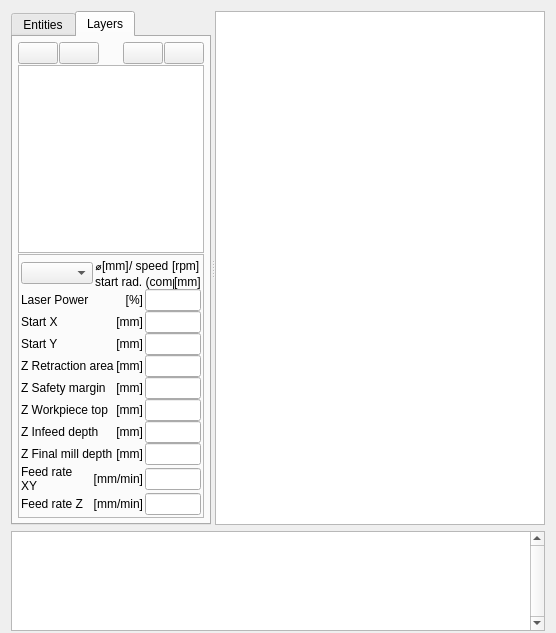
  <widget class="QWidget" name="centralwidget">
   <layout class="QVBoxLayout" name="verticalLayout">
    <property name="spacing">
     <number>6</number>
    </property>
    <property name="bottomMargin">
     <number>2</number>
    </property>
    <item>
     <widget class="QSplitter" name="splitter">
      <property name="orientation">
       <enum>Qt::Horizontal</enum>
      </property>
      <property name="childrenCollapsible">
       <bool>false</bool>
      </property>
      <widget class="QTabWidget" name="mytabWidget">
       <property name="sizePolicy">
        <sizepolicy hsizetype="Preferred" vsizetype="Expanding">
         <horstretch>2</horstretch>
         <verstretch>0</verstretch>
        </sizepolicy>
       </property>
       <property name="minimumSize">
        <size>
         <width>200</width>
         <height>0</height>
        </size>
       </property>
       <property name="autoFillBackground">
        <bool>false</bool>
       </property>
       <property name="currentIndex">
        <number>1</number>
       </property>
       <widget class="QWidget" name="tab">
        <attribute name="title">
         <string>Entities</string>
        </attribute>
        <layout class="QVBoxLayout" name="verticalLayout_3">
         <item>
          <layout class="QHBoxLayout" name="horizontalLayout_5">
           <property name="spacing">
            <number>1</number>
           </property>
           <item>
            <widget class="QPushButton" name="blocksCollapsePushButton">
             <property name="sizePolicy">
              <sizepolicy hsizetype="Fixed" vsizetype="Fixed">
               <horstretch>0</horstretch>
               <verstretch>0</verstretch>
              </sizepolicy>
             </property>
             <property name="toolTip">
              <string>Collapse all items</string>
             </property>
             <property name="icon">
              <iconset resource="dxf2gcode_images.qrc">
               <normaloff>:/images/collapse-all.png</normaloff>:/images/collapse-all.png</iconset>
             </property>
             <property name="iconSize">
              <size>
               <width>24</width>
               <height>24</height>
              </size>
             </property>
            </widget>
           </item>
           <item>
            <widget class="QPushButton" name="blocksExpandPushButton">
             <property name="sizePolicy">
              <sizepolicy hsizetype="Fixed" vsizetype="Fixed">
               <horstretch>0</horstretch>
               <verstretch>0</verstretch>
              </sizepolicy>
             </property>
             <property name="toolTip">
              <string>Expand all items</string>
             </property>
             <property name="icon">
              <iconset resource="dxf2gcode_images.qrc">
               <normaloff>:/images/expand-all.png</normaloff>:/images/expand-all.png</iconset>
             </property>
             <property name="iconSize">
              <size>
               <width>24</width>
               <height>24</height>
              </size>
             </property>
            </widget>
           </item>
           <item>
            <spacer name="horizontalSpacer_2">
             <property name="orientation">
              <enum>Qt::Horizontal</enum>
             </property>
             <property name="sizeHint" stdset="0">
              <size>
               <width>13</width>
               <height>20</height>
              </size>
             </property>
            </spacer>
           </item>
          </layout>
         </item>
         <item>
          <widget class="TreeView" name="entitiesTreeView">
           <property name="sizePolicy">
            <sizepolicy hsizetype="Preferred" vsizetype="Expanding">
             <horstretch>0</horstretch>
             <verstretch>0</verstretch>
            </sizepolicy>
           </property>
          </widget>
         </item>
        </layout>
       </widget>
       <widget class="QWidget" name="tab_2">
        <attribute name="title">
         <string>Layers</string>
        </attribute>
        <layout class="QVBoxLayout" name="verticalLayout_5">
         <property name="spacing">
          <number>1</number>
         </property>
         <property name="margin">
          <number>5</number>
         </property>
         <item>
          <layout class="QHBoxLayout" name="horizontalLayout_4">
           <property name="spacing">
            <number>1</number>
           </property>
           <item>
            <widget class="QPushButton" name="layersCollapsePushButton">
             <property name="sizePolicy">
              <sizepolicy hsizetype="Fixed" vsizetype="Fixed">
               <horstretch>0</horstretch>
               <verstretch>0</verstretch>
              </sizepolicy>
             </property>
             <property name="toolTip">
              <string>Collapse all items</string>
             </property>
             <property name="icon">
              <iconset resource="dxf2gcode_images.qrc">
               <normaloff>:/images/collapse-all.png</normaloff>:/images/collapse-all.png</iconset>
             </property>
             <property name="iconSize">
              <size>
               <width>24</width>
               <height>24</height>
              </size>
             </property>
            </widget>
           </item>
           <item>
            <widget class="QPushButton" name="layersExpandPushButton">
             <property name="sizePolicy">
              <sizepolicy hsizetype="Fixed" vsizetype="Fixed">
               <horstretch>0</horstretch>
               <verstretch>0</verstretch>
              </sizepolicy>
             </property>
             <property name="toolTip">
              <string>Expand all items</string>
             </property>
             <property name="icon">
              <iconset resource="dxf2gcode_images.qrc">
               <normaloff>:/images/expand-all.png</normaloff>:/images/expand-all.png</iconset>
             </property>
             <property name="iconSize">
              <size>
               <width>24</width>
               <height>24</height>
              </size>
             </property>
            </widget>
           </item>
           <item>
            <spacer name="horizontalSpacer">
             <property name="orientation">
              <enum>Qt::Horizontal</enum>
             </property>
             <property name="sizeHint" stdset="0">
              <size>
               <width>13</width>
               <height>20</height>
              </size>
             </property>
            </spacer>
           </item>
           <item>
            <widget class="QPushButton" name="layersGoUpPushButton">
             <property name="sizePolicy">
              <sizepolicy hsizetype="Fixed" vsizetype="Fixed">
               <horstretch>0</horstretch>
               <verstretch>0</verstretch>
              </sizepolicy>
             </property>
             <property name="toolTip">
              <string>Move-up the selected shape/layer</string>
             </property>
             <property name="icon">
              <iconset resource="dxf2gcode_images.qrc">
               <normaloff>:/images/go-up.png</normaloff>:/images/go-up.png</iconset>
             </property>
             <property name="iconSize">
              <size>
               <width>24</width>
               <height>24</height>
              </size>
             </property>
            </widget>
           </item>
           <item>
            <widget class="QPushButton" name="layersGoDownPushButton">
             <property name="sizePolicy">
              <sizepolicy hsizetype="Fixed" vsizetype="Fixed">
               <horstretch>0</horstretch>
               <verstretch>0</verstretch>
              </sizepolicy>
             </property>
             <property name="toolTip">
              <string>Move-down the selected shape/layer</string>
             </property>
             <property name="icon">
              <iconset resource="dxf2gcode_images.qrc">
               <normaloff>:/images/go-down.png</normaloff>:/images/go-down.png</iconset>
             </property>
             <property name="iconSize">
              <size>
               <width>24</width>
               <height>24</height>
              </size>
             </property>
            </widget>
           </item>
          </layout>
         </item>
         <item>
          <widget class="TreeView" name="layersShapesTreeView">
           <property name="sizePolicy">
            <sizepolicy hsizetype="Preferred" vsizetype="Expanding">
             <horstretch>0</horstretch>
             <verstretch>0</verstretch>
            </sizepolicy>
           </property>
          </widget>
         </item>
         <item>
          <widget class="QFrame" name="millSettingsFrame">
           <property name="frameShape">
            <enum>QFrame::StyledPanel</enum>
           </property>
           <property name="frameShadow">
            <enum>QFrame::Raised</enum>
           </property>
           <property name="lineWidth">
            <number>0</number>
           </property>
           <layout class="QVBoxLayout" name="verticalLayout_4">
            <property name="spacing">
             <number>0</number>
            </property>
            <property name="margin">
             <number>2</number>
            </property>
            <item>
             <layout class="QHBoxLayout" name="horizontalLayout_3">
              <property name="spacing">
               <number>2</number>
              </property>
              <item>
               <widget class="QComboBox" name="toolDiameterComboBox">
                <property name="sizePolicy">
                 <sizepolicy hsizetype="Preferred" vsizetype="Fixed">
                  <horstretch>0</horstretch>
                  <verstretch>0</verstretch>
                 </sizepolicy>
                </property>
                <property name="maxVisibleItems">
                 <number>20</number>
                </property>
               </widget>
              </item>
              <item>
               <layout class="QVBoxLayout" name="verticalLayout_2">
                <property name="spacing">
                 <number>0</number>
                </property>
                <item>
                 <layout class="QHBoxLayout" name="horizontalLayout">
                  <item>
                   <widget class="QLabel" name="label_11">
                    <property name="sizePolicy">
                     <sizepolicy hsizetype="Maximum" vsizetype="Preferred">
                      <horstretch>0</horstretch>
                      <verstretch>0</verstretch>
                     </sizepolicy>
                    </property>
                    <property name="text">
                     <string>⌀</string>
                    </property>
                   </widget>
                  </item>
                  <item>
                   <widget class="QLabel" name="toolDiameterLabel">
                    <property name="sizePolicy">
                     <sizepolicy hsizetype="Maximum" vsizetype="Preferred">
                      <horstretch>0</horstretch>
                      <verstretch>0</verstretch>
                     </sizepolicy>
                    </property>
                    <property name="text">
                     <string notr="true">[mm]</string>
                    </property>
                   </widget>
                  </item>
                  <item>
                   <widget class="QLabel" name="label_12">
                    <property name="sizePolicy">
                     <sizepolicy hsizetype="Maximum" vsizetype="Preferred">
                      <horstretch>0</horstretch>
                      <verstretch>0</verstretch>
                     </sizepolicy>
                    </property>
                    <property name="text">
                     <string>/ speed </string>
                    </property>
                   </widget>
                  </item>
                  <item>
                   <widget class="QLabel" name="toolSpeedLabel">
                    <property name="sizePolicy">
                     <sizepolicy hsizetype="Maximum" vsizetype="Preferred">
                      <horstretch>0</horstretch>
                      <verstretch>0</verstretch>
                     </sizepolicy>
                    </property>
                    <property name="text">
                     <string notr="true">[rpm]</string>
                    </property>
                   </widget>
                  </item>
                 </layout>
                </item>
                <item>
                 <layout class="QHBoxLayout" name="horizontalLayout_2">
                  <item>
                   <widget class="QLabel" name="label_13">
                    <property name="sizePolicy">
                     <sizepolicy hsizetype="Maximum" vsizetype="Preferred">
                      <horstretch>0</horstretch>
                      <verstretch>0</verstretch>
                     </sizepolicy>
                    </property>
                    <property name="text">
                     <string>start rad. (comp) </string>
                    </property>
                   </widget>
                  </item>
                  <item>
                   <widget class="QLabel" name="startRadiusLabel">
                    <property name="sizePolicy">
                     <sizepolicy hsizetype="Maximum" vsizetype="Preferred">
                      <horstretch>0</horstretch>
                      <verstretch>0</verstretch>
                     </sizepolicy>
                    </property>
                    <property name="text">
                     <string notr="true">[mm]</string>
                    </property>
                   </widget>
                  </item>
                 </layout>
                </item>
               </layout>
              </item>
             </layout>
            </item>
            <item>
             <layout class="QGridLayout" name="gridLayout" columnstretch="0,0">
              <property name="horizontalSpacing">
               <number>2</number>
              </property>
              <property name="verticalSpacing">
               <number>0</number>
              </property>
              <item row="3" column="1">
               <widget class="QLineEdit" name="startAtYLineEdit">
                <property name="sizePolicy">
                 <sizepolicy hsizetype="Preferred" vsizetype="Fixed">
                  <horstretch>0</horstretch>
                  <verstretch>0</verstretch>
                 </sizepolicy>
                </property>
               </widget>
              </item>
              <item row="7" column="1">
               <widget class="QLineEdit" name="zInitialMillDepthLineEdit">
                <property name="sizePolicy">
                 <sizepolicy hsizetype="Preferred" vsizetype="Fixed">
                  <horstretch>0</horstretch>
                  <verstretch>0</verstretch>
                 </sizepolicy>
                </property>
                <property name="toolTip">
                 <string>Milling will start at Z = &quot;Workpiece top Z&quot; - &quot;Z infeed depth&quot;</string>
                </property>
               </widget>
              </item>
              <item row="10" column="0">
               <layout class="QHBoxLayout" name="horizontalLayout_13">
                <property name="spacing">
                 <number>2</number>
                </property>
                <property name="leftMargin">
                 <number>0</number>
                </property>
                <property name="rightMargin">
                 <number>0</number>
                </property>
                <item>
                 <widget class="QLabel" name="label_7">
                  <property name="text">
                   <string>Feed rate XY</string>
                  </property>
                  <property name="wordWrap">
                   <bool>true</bool>
                  </property>
                 </widget>
                </item>
                <item>
                 <widget class="QLabel" name="unitLabel_8">
                  <property name="text">
                   <string notr="true">[mm/min]</string>
                  </property>
                  <property name="alignment">
                   <set>Qt::AlignRight|Qt::AlignTrailing|Qt::AlignVCenter</set>
                  </property>
                 </widget>
                </item>
               </layout>
              </item>
              <item row="9" column="0">
               <layout class="QHBoxLayout" name="horizontalLayout_12">
                <property name="spacing">
                 <number>2</number>
                </property>
                <property name="leftMargin">
                 <number>0</number>
                </property>
                <property name="rightMargin">
                 <number>0</number>
                </property>
                <item>
                 <widget class="QLabel" name="label_8">
                  <property name="text">
                   <string>Z Final mill depth</string>
                  </property>
                 </widget>
                </item>
                <item>
                 <widget class="QLabel" name="unitLabel_7">
                  <property name="text">
                   <string notr="true">[mm]</string>
                  </property>
                  <property name="alignment">
                   <set>Qt::AlignRight|Qt::AlignTrailing|Qt::AlignVCenter</set>
                  </property>
                 </widget>
                </item>
               </layout>
              </item>
              <item row="8" column="1">
               <widget class="QLineEdit" name="zInfeedDepthLineEdit">
                <property name="sizePolicy">
                 <sizepolicy hsizetype="Preferred" vsizetype="Fixed">
                  <horstretch>0</horstretch>
                  <verstretch>0</verstretch>
                 </sizepolicy>
                </property>
               </widget>
              </item>
              <item row="8" column="0">
               <layout class="QHBoxLayout" name="horizontalLayout_11">
                <property name="spacing">
                 <number>2</number>
                </property>
                <property name="leftMargin">
                 <number>0</number>
                </property>
                <property name="rightMargin">
                 <number>0</number>
                </property>
                <item>
                 <widget class="QLabel" name="label_9">
                  <property name="text">
                   <string>Z Infeed depth</string>
                  </property>
                 </widget>
                </item>
                <item>
                 <widget class="QLabel" name="unitLabel_6">
                  <property name="text">
                   <string notr="true">[mm]</string>
                  </property>
                  <property name="alignment">
                   <set>Qt::AlignRight|Qt::AlignTrailing|Qt::AlignVCenter</set>
                  </property>
                 </widget>
                </item>
               </layout>
              </item>
              <item row="6" column="1">
               <widget class="QLineEdit" name="zSafetyMarginLineEdit">
                <property name="sizePolicy">
                 <sizepolicy hsizetype="Preferred" vsizetype="Fixed">
                  <horstretch>0</horstretch>
                  <verstretch>0</verstretch>
                 </sizepolicy>
                </property>
               </widget>
              </item>
              <item row="9" column="1">
               <widget class="QLineEdit" name="zFinalMillDepthLineEdit">
                <property name="sizePolicy">
                 <sizepolicy hsizetype="Preferred" vsizetype="Fixed">
                  <horstretch>0</horstretch>
                  <verstretch>0</verstretch>
                 </sizepolicy>
                </property>
               </widget>
              </item>
              <item row="6" column="0">
               <layout class="QHBoxLayout" name="horizontalLayout_9">
                <property name="spacing">
                 <number>2</number>
                </property>
                <property name="leftMargin">
                 <number>0</number>
                </property>
                <property name="rightMargin">
                 <number>0</number>
                </property>
                <item>
                 <widget class="QLabel" name="label_5">
                  <property name="text">
                   <string>Z Safety margin</string>
                  </property>
                 </widget>
                </item>
                <item>
                 <widget class="QLabel" name="unitLabel_4">
                  <property name="text">
                   <string notr="true">[mm]</string>
                  </property>
                  <property name="alignment">
                   <set>Qt::AlignRight|Qt::AlignTrailing|Qt::AlignVCenter</set>
                  </property>
                 </widget>
                </item>
               </layout>
              </item>
              <item row="4" column="1">
               <widget class="QLineEdit" name="zRetractionArealLineEdit">
                <property name="sizePolicy">
                 <sizepolicy hsizetype="Preferred" vsizetype="Fixed">
                  <horstretch>0</horstretch>
                  <verstretch>0</verstretch>
                 </sizepolicy>
                </property>
               </widget>
              </item>
              <item row="4" column="0">
               <layout class="QHBoxLayout" name="horizontalLayout_8">
                <property name="spacing">
                 <number>2</number>
                </property>
                <property name="leftMargin">
                 <number>0</number>
                </property>
                <property name="rightMargin">
                 <number>0</number>
                </property>
                <item>
                 <widget class="QLabel" name="label_6">
                  <property name="text">
                   <string>Z Retraction area</string>
                  </property>
                 </widget>
                </item>
                <item>
                 <widget class="QLabel" name="unitLabel_3">
                  <property name="text">
                   <string notr="true">[mm]</string>
                  </property>
                  <property name="alignment">
                   <set>Qt::AlignRight|Qt::AlignTrailing|Qt::AlignVCenter</set>
                  </property>
                 </widget>
                </item>
               </layout>
              </item>
              <item row="7" column="0">
               <layout class="QHBoxLayout" name="horizontalLayout_10">
                <property name="spacing">
                 <number>2</number>
                </property>
                <property name="leftMargin">
                 <number>0</number>
                </property>
                <property name="rightMargin">
                 <number>0</number>
                </property>
                <item>
                 <widget class="QLabel" name="label_14">
                  <property name="text">
                   <string>Z Workpiece top</string>
                  </property>
                 </widget>
                </item>
                <item>
                 <widget class="QLabel" name="unitLabel_5">
                  <property name="text">
                   <string notr="true">[mm]</string>
                  </property>
                  <property name="alignment">
                   <set>Qt::AlignRight|Qt::AlignTrailing|Qt::AlignVCenter</set>
                  </property>
                 </widget>
                </item>
               </layout>
              </item>
              <item row="11" column="1">
               <widget class="QLineEdit" name="g1FeedZLineEdit">
                <property name="sizePolicy">
                 <sizepolicy hsizetype="Preferred" vsizetype="Fixed">
                  <horstretch>0</horstretch>
                  <verstretch>0</verstretch>
                 </sizepolicy>
                </property>
               </widget>
              </item>
              <item row="2" column="0">
               <layout class="QHBoxLayout" name="horizontalLayout_6">
                <property name="spacing">
                 <number>2</number>
                </property>
                <property name="leftMargin">
                 <number>0</number>
                </property>
                <property name="rightMargin">
                 <number>0</number>
                </property>
                <item>
                 <widget class="QLabel" name="startAtXLabel">
                  <property name="text">
                   <string>Start X</string>
                  </property>
                 </widget>
                </item>
                <item>
                 <widget class="QLabel" name="unitLabel_1">
                  <property name="text">
                   <string notr="true">[mm]</string>
                  </property>
                  <property name="alignment">
                   <set>Qt::AlignRight|Qt::AlignTrailing|Qt::AlignVCenter</set>
                  </property>
                 </widget>
                </item>
               </layout>
              </item>
              <item row="10" column="1">
               <widget class="QLineEdit" name="g1FeedXYLineEdit">
                <property name="sizePolicy">
                 <sizepolicy hsizetype="Preferred" vsizetype="Fixed">
                  <horstretch>0</horstretch>
                  <verstretch>0</verstretch>
                 </sizepolicy>
                </property>
               </widget>
              </item>
              <item row="11" column="0">
               <layout class="QHBoxLayout" name="horizontalLayout_14">
                <property name="spacing">
                 <number>2</number>
                </property>
                <property name="leftMargin">
                 <number>0</number>
                </property>
                <property name="rightMargin">
                 <number>0</number>
                </property>
                <item>
                 <widget class="QLabel" name="label_10">
                  <property name="text">
                   <string>Feed rate Z</string>
                  </property>
                  <property name="wordWrap">
                   <bool>true</bool>
                  </property>
                 </widget>
                </item>
                <item>
                 <widget class="QLabel" name="unitLabel_9">
                  <property name="text">
                   <string notr="true">[mm/min]</string>
                  </property>
                  <property name="alignment">
                   <set>Qt::AlignRight|Qt::AlignTrailing|Qt::AlignVCenter</set>
                  </property>
                 </widget>
                </item>
               </layout>
              </item>
              <item row="3" column="0">
               <layout class="QHBoxLayout" name="horizontalLayout_7">
                <property name="spacing">
                 <number>2</number>
                </property>
                <property name="leftMargin">
                 <number>0</number>
                </property>
                <property name="rightMargin">
                 <number>0</number>
                </property>
                <item>
                 <widget class="QLabel" name="startAtYLabel">
                  <property name="text">
                   <string>Start Y</string>
                  </property>
                 </widget>
                </item>
                <item>
                 <widget class="QLabel" name="unitLabel_2">
                  <property name="text">
                   <string notr="true">[mm]</string>
                  </property>
                  <property name="alignment">
                   <set>Qt::AlignRight|Qt::AlignTrailing|Qt::AlignVCenter</set>
                  </property>
                 </widget>
                </item>
               </layout>
              </item>
              <item row="2" column="1">
               <widget class="QLineEdit" name="startAtXLineEdit">
                <property name="sizePolicy">
                 <sizepolicy hsizetype="Preferred" vsizetype="Fixed">
                  <horstretch>0</horstretch>
                  <verstretch>0</verstretch>
                 </sizepolicy>
                </property>
               </widget>
              </item>
              <item row="0" column="0">
               <layout class="QHBoxLayout" name="horizontalLayout_15">
                <item>
                 <widget class="QLabel" name="label_15">
                  <property name="text">
                   <string>Laser Power</string>
                  </property>
                 </widget>
                </item>
                <item>
                 <widget class="QLabel" name="unitLabel_10">
                  <property name="layoutDirection">
                   <enum>Qt::LeftToRight</enum>
                  </property>
                  <property name="text">
                   <string>[%]</string>
                  </property>
                  <property name="alignment">
                   <set>Qt::AlignRight|Qt::AlignTrailing|Qt::AlignVCenter</set>
                  </property>
                 </widget>
                </item>
               </layout>
              </item>
              <item row="0" column="1">
               <widget class="QLineEdit" name="laserPowerEdit"/>
              </item>
             </layout>
            </item>
           </layout>
          </widget>
         </item>
        </layout>
       </widget>
      </widget>
      <widget class="Canvas" name="canvas">
       <property name="sizePolicy">
        <sizepolicy hsizetype="Expanding" vsizetype="Expanding">
         <horstretch>7</horstretch>
         <verstretch>0</verstretch>
        </sizepolicy>
       </property>
       <property name="minimumSize">
        <size>
         <width>200</width>
         <height>200</height>
        </size>
       </property>
       <property name="contextMenuPolicy">
        <enum>Qt::DefaultContextMenu</enum>
       </property>
      </widget>
     </widget>
    </item>
    <item>
     <widget class="MessageBox" name="messageBox">
      <property name="sizePolicy">
       <sizepolicy hsizetype="Expanding" vsizetype="Fixed">
        <horstretch>0</horstretch>
        <verstretch>0</verstretch>
       </sizepolicy>
      </property>
      <property name="maximumSize">
       <size>
        <width>16777215</width>
        <height>100</height>
       </size>
      </property>
      <property name="verticalScrollBarPolicy">
       <enum>Qt::ScrollBarAlwaysOn</enum>
      </property>
     </widget>
    </item>
   </layout>
  </widget>
